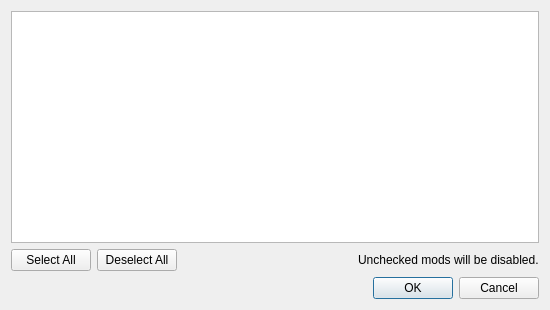
<?xml version="1.0" encoding="UTF-8"?>
<ui version="4.0">
 <class>OptionalModDialog</class>
 <widget class="QDialog" name="OptionalModDialog">
  <property name="geometry">
   <rect>
    <x>0</x>
    <y>0</y>
    <width>550</width>
    <height>310</height>
   </rect>
  </property>
  <property name="windowTitle">
   <string>Select Optional Mods</string>
  </property>
  <layout class="QGridLayout" name="gridLayout_2">
   <item row="1" column="0">
    <layout class="QVBoxLayout" name="verticalLayout">
     <item>
      <widget class="QListWidget" name="list">
       <property name="defaultDropAction">
        <enum>Qt::IgnoreAction</enum>
       </property>
       <property name="alternatingRowColors">
        <bool>true</bool>
       </property>
          <property name="verticalScrollMode">
              <enum>QAbstractItemView::ScrollPerPixel</enum>
          </property>
      </widget>
     </item>
     <item>
      <layout class="QHBoxLayout" name="horizontalLayout">
       <item>
        <widget class="QPushButton" name="selectAllButton">
         <property name="text">
          <string>Select All</string>
         </property>
        </widget>
       </item>
       <item>
        <widget class="QPushButton" name="clearAllButton">
         <property name="text">
          <string>Deselect All</string>
         </property>
        </widget>
       </item>
       <item>
        <spacer name="horizontalSpacer">
         <property name="orientation">
          <enum>Qt::Horizontal</enum>
         </property>
         <property name="sizeHint" stdset="0">
          <size>
           <width>40</width>
           <height>20</height>
          </size>
         </property>
        </spacer>
       </item>
       <item>
        <widget class="QLabel" name="label">
         <property name="text">
          <string>Unchecked mods will be disabled.</string>
         </property>
        </widget>
       </item>
      </layout>
     </item>
     <item>
      <widget class="QDialogButtonBox" name="buttonBox">
       <property name="standardButtons">
        <set>QDialogButtonBox::Cancel|QDialogButtonBox::Ok</set>
       </property>
      </widget>
     </item>
    </layout>
   </item>
  </layout>
 </widget>
 <resources/>
 <connections>
  <connection>
   <sender>buttonBox</sender>
   <signal>accepted()</signal>
   <receiver>OptionalModDialog</receiver>
   <slot>accept()</slot>
   <hints>
    <hint type="sourcelabel">
     <x>274</x>
     <y>284</y>
    </hint>
    <hint type="destinationlabel">
     <x>274</x>
     <y>154</y>
    </hint>
   </hints>
  </connection>
  <connection>
   <sender>buttonBox</sender>
   <signal>rejected()</signal>
   <receiver>OptionalModDialog</receiver>
   <slot>reject()</slot>
   <hints>
    <hint type="sourcelabel">
     <x>274</x>
     <y>284</y>
    </hint>
    <hint type="destinationlabel">
     <x>274</x>
     <y>154</y>
    </hint>
   </hints>
  </connection>
 </connections>
</ui>
